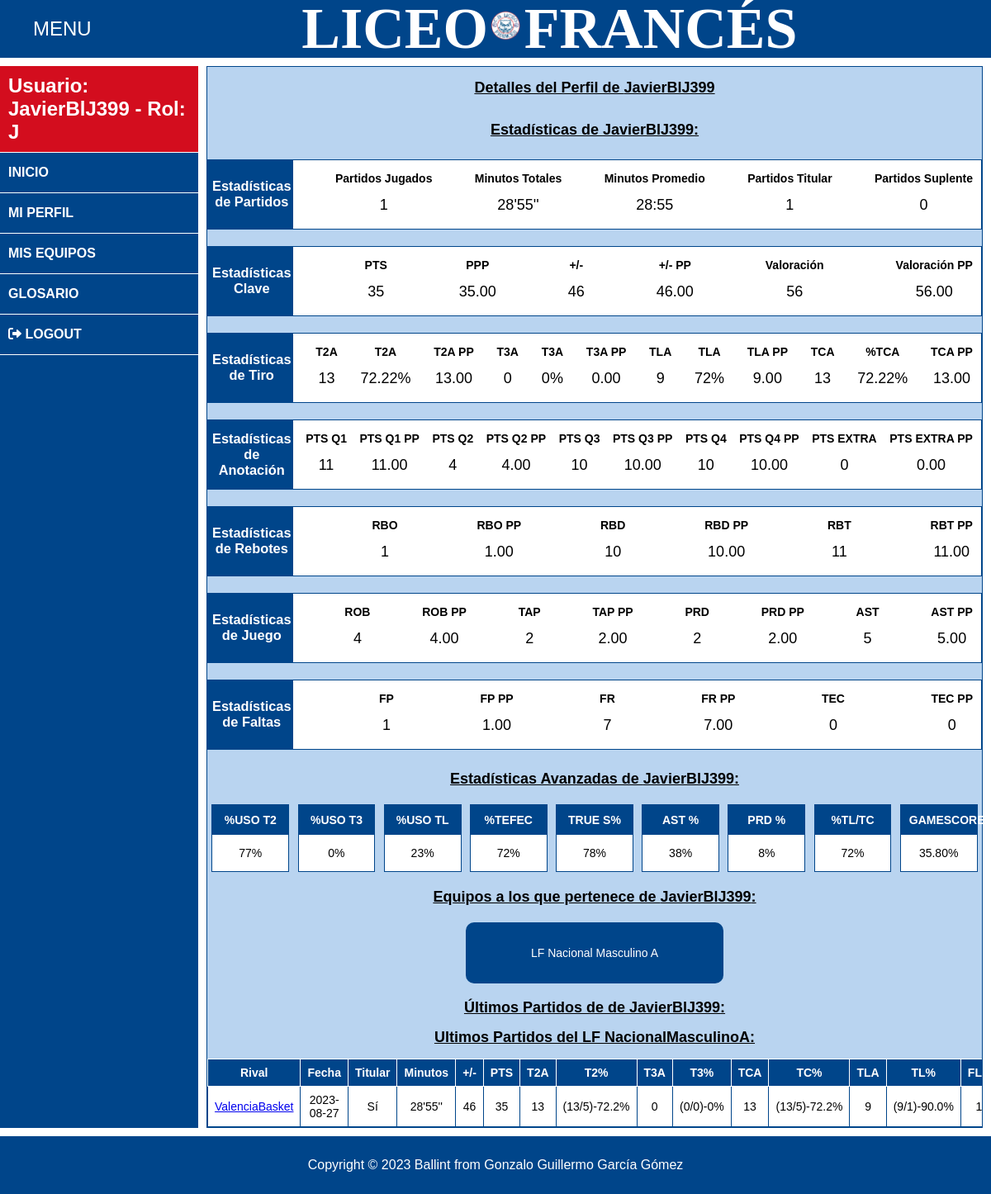
The app's page /pagina_perfiljugador.php?jugador=JavierBlJ399 (signed in) with its own data.
### tables this page shows
CREATE TABLE `equipos` (
  `id` int(10) NOT NULL,
  `id_equipo` varchar(50) NOT NULL,
  `categoria` varchar(50) NOT NULL,
  `seccion` enum('Masculino','Femenino') NOT NULL,
  `letra` varchar(1) DEFAULT NULL,
  `PJ` int(11) NOT NULL,
  `W` int(11) NOT NULL,
  `L` int(11) NOT NULL,
  `PPP` int(11) NOT NULL,
  `PPR` int(11) NOT NULL,
  `MT` float NOT NULL,
  `MSMS` float NOT NULL,
  `T2A` int(11) NOT NULL,
  `T2F` int(11) NOT NULL,
  `T3A` int(11) NOT NULL,
  `T3F` int(11) NOT NULL,
  `TLA` int(11) NOT NULL,
  `TLF` int(11) NOT NULL,
  `FLH` int(11) NOT NULL,
  `TEC` int(11) NOT NULL,
  `FLR` int(11) NOT NULL,
  `RBO` int(11) NOT NULL,
  `RBD` int(11) NOT NULL,
  `ROB` int(11) NOT NULL,
  `TAP` int(11) NOT NULL,
  `PRD` int(11) NOT NULL,
  `AST` int(11) NOT NULL,
  `PTQ1` int(11) NOT NULL,
  `PTQ2` int(11) NOT NULL,
  `PTQ3` int(11) NOT NULL,
  `PTQ4` int(11) NOT NULL,
  `PTQE` int(11) NOT NULL
);

CREATE TABLE `partidos` (
  `id` int(11) NOT NULL,
  `local` varchar(50) NOT NULL,
  `visitante` varchar(50) NOT NULL,
  `fecha` date NOT NULL,
  `hora` time NOT NULL,
  `WL` int(11) DEFAULT NULL
);

CREATE TABLE `tmp_partido_2` (
  `id` int(11) NOT NULL,
  `equipo` varchar(50) NOT NULL,
  `jugador` varchar(50) NOT NULL,
  `nombrejugador` varchar(50) NOT NULL,
  `numero` int(2) DEFAULT NULL,
  `titular` tinyint(1) NOT NULL,
  `en_juego` tinyint(1) NOT NULL,
  `MT` int(11) DEFAULT 0,
  `MSMS` int(11) DEFAULT 0,
  `T2A` int(11) DEFAULT 0,
  `T2F` int(11) DEFAULT 0,
  `T3A` int(11) DEFAULT 0,
  `T3F` int(11) DEFAULT 0,
  `TLA` int(11) DEFAULT 0,
  `TLF` int(11) DEFAULT 0,
  `FLH` int(11) DEFAULT 0,
  `FLR` int(11) DEFAULT 0,
  `TEC` int(11) DEFAULT 0,
  `RBO` int(11) DEFAULT 0,
  `RBD` int(11) DEFAULT 0,
  `ROB` int(11) DEFAULT 0,
  `TAP` int(11) DEFAULT 0,
  `PRD` int(11) DEFAULT 0,
  `AST` int(11) DEFAULT 0,
  `PTQ1` int(11) DEFAULT 0,
  `PTQ2` int(11) DEFAULT 0,
  `PTQ3` int(11) DEFAULT 0,
  `PTQ4` int(11) DEFAULT 0,
  `PTQE` int(11) DEFAULT 0
);

### includes/Jugador.php (the view, shortened to what the rows shown need)
<?php
class Jugador{
    public static function statsfromJugadorEnPartido($usuario){
        $jugador = array();
        $jugador['equipo'] = $usuario['equipo'];
        $jugador['nombrejugador'] = $usuario['nombrejugador'];
        $jugador['numero'] = $usuario['numero'];
        $jugador['MT'] = $usuario['MT'];
        $minutosjugados = floor($usuario['MT'] / 60) ?? 0;
        $segundosRestantes = $usuario['MT'] % 60 ?? 0;
        $tiempoFormato = sprintf("%02d'%02d''", $minutosjugados, $segundosRestantes);
        $jugador['MTT'] = $tiempoFormato;
        $usuario['titular'] == 1 ?  $jugador['TIT'] = 'Sí' :  $jugador['TIT'] = 'No';
        $jugador['MSMS'] = $usuario['MSMS'];
        $jugador['PTS'] = $usuario['T2A'] * 2 + $usuario['T3A'] * 3 + $usuario['TLA'] * 1;
        $jugador['T2A'] = $usuario['T2A'];
        $jugador['T2F'] = $usuario['T2F'];
        if (($usuario['T2A'] + $usuario['T2F']) > 0) {
            $jugador['T2P'] = number_format(($usuario['T2A'] / ($usuario['T2A'] + $usuario['T2F'])) * 100, 1);
        } else {
            $jugador['T2P'] = 0;
        }
        $jugador['T3A'] = $usuario['T3A'];
        $jugador['T3F'] = $usuario['T3F'];
        if (($usuario['T3A'] + $usuario['T3F']) > 0) {
            $jugador['T3P'] = number_format(($usuario['T3A'] / ($usuario['T3A'] + $usuario['T3F'])) * 100, 1);
        } else {
            $jugador['T3P'] = 0;
        }
        $jugador['TLA'] = $usuario['TLA'];
        $jugador['TLF'] = $usuario['TLF'];
        if (($usuario['TLA'] + $usuario['TLF']) > 0) {
            $jugador['TLP'] = number_format(($usuario['TLA'] / ($usuario['TLA'] + $usuario['TLF'])) * 100, 1);
        } else {
            $jugador['TLP'] = 0;
        }
        $jugador['TCA'] = $usuario['T2A'] + $usuario['T3A'];
        $jugador['TCF'] = $usuario['T2F'] + $usuario['T3F'];
        if (($jugador['TCA'] + $jugador['TCF']) > 0) {
            $jugador['TCP'] = number_format(($jugador['TCA'] / ($jugador['TCA'] + $jugador['TCF'])) * 100, 1);
        } else {
            $jugador['TCP'] = 0;
        }
        $jugador['FLH'] = $usuario['FLH'];
        $jugador['FLR'] = $usuario['FLR'];
        $jugador['TEC'] = $usuario['TEC'];
        $jugador['REB'] = $usuario['RBO'] + $usuario['RBD'];
        $jugador['RBO'] = $usuario['RBO'];
        $jugador['RBD'] = $usuario['RBD'];
        $jugador['ROB'] = $usuario['ROB'];
        $jugador['TAP'] = $usuario['TAP'];
        $jugador['PRD'] = $usuario['PRD'];
        $jugador['AST'] = $usuario['AST'];
        $jugador['PTQ1'] = $usuario['PTQ1'];
        $jugador['PTQ2'] = $usuario['PTQ2'];
        $jugador['PTQ3'] = $usuario['PTQ3'];
        $jugador['PTQ4'] = $usuario['PTQ4'];
        $jugador['PTQE'] = $usuario['PTQE'];
        $total_shots = $jugador['T2A'] + $jugador['T3A'] + ($jugador['TLA'] * 0.44);
        if ($total_shots > 0) {
            $jugador['T2PU'] = number_format(($jugador['T2A'] / $total_shots), 1) * 100;
            $jugador['T3PU'] = number_format(($jugador['T3A'] / $total_shots), 1) * 100;
            $jugador['T1PU'] = number_format((($jugador['TLA'] * 0.44) / $total_shots), 1) * 100;
        } else {
            $jugador['T2PU'] = 0;
            $jugador['T3PU'] = 0;
            $jugador['T1PU'] = 0;
        }
        $total_attempts = $jugador['TCA'] + $jugador['TCF'];
        if ($total_attempts > 0) {
            $jugador['eFGP'] = number_format((($jugador['T2A'] + $jugador['T3A'] + 0.5 * $jugador['T3A']) / $total_attempts) * 100, 1);
        } else {
            $jugador['eFGP'] = 0;
        }
        $total_field_attempts = $jugador['TCA'] + $jugador['TCF'];
        $total_free_attempts = $jugador['TLA'] + $jugador['TLF'];
        if (($total_field_attempts + 0.44 * $total_free_attempts) > 0) {
            $jugador['TSP'] = number_format(($jugador['PTS']) / (2 * ($total_field_attempts + 0.44 * $total_free_attempts))  * 100, 1);
        } else {
            $jugador['TSP'] = 0;
        }
        $total_field_made = $jugador['T2A'] + $jugador['T3A'];
        if ($total_field_made > 0) {
            $jugador['ASP'] = number_format(($jugador['AST']) / $total_field_made  * 100, 1);
        } else {
            $jugador['ASP'] = 0;
        }
        $jugador['GS'] = number_format($jugador['PTS']+0.4*$jugador['TCA']-0.7*($jugador['TCA']+
        $jugador['TCF'])-0.4*$jugador['TCF']+0.7*$jugador['RBO']+0.3*$jugador['RBD']+$jugador['ROB']+
        0.7*$jugador['AST']+0.7* $jugador['TAP']-0.4*$jugador['FLH']-$jugador['PRD'],1);
        $jugador['VAL'] = $jugador['PTS']+$jugador['REB']+$jugador['AST']+$jugador['ROB']+$jugador['FLR']+$jugador['TAP']-$jugador['TCF']-$jugador['PRD']-$jugador['FLH'];
        return $jugador;
    }
    public static function mostrarStatsPartidoJugador($partido,$estadisticas,$partidoId){
        $html = "";
        $html .= "
                <tr>
                    <td>
                        <a href='pagina_partido.php?partido={$partido['visitante']}&fecha={$partido['fecha']}&id={$partidoId}'>
                        {$partido['visitante']}
                        </a>
                    </td>
                    <td>{$partido['fecha']}</td>
                    <td>{$estadisticas['TIT']}</td>
                    <td>{$estadisticas['MTT']}</td>
                    <td>{$estadisticas['MSMS']}</td>
                    <td>{$estadisticas['PTS']}</td>
                    <td>{$estadisticas['T2A']}</td>
                    <td>({$estadisticas['T2A']}/{$estadisticas['T2F']})-{$estadisticas['T2P']}%</td>
                    <td>{$estadisticas['T3A']}</td>
                    <td>({$estadisticas['T3A']}/{$estadisticas['T3F']})-{$estadisticas['T3P']}%</td>
                    <td>{$estadisticas['TCA']}</td>
                    <td>({$estadisticas['TCA']}/{$estadisticas['TCF']})-{$estadisticas['TCP']}%</td>
                    <td>{$estadisticas['TLA']}</td>
                    <td>({$estadisticas['TLA']}/{$estadisticas['TLF']})-{$estadisticas['TLP']}%</td>
                    <td>{$estadisticas['FLH']}</td>
                    <td>{$estadisticas['FLR']}</td>
                    <td>{$estadisticas['TEC']}</td>
                    <td>{$estadisticas['RBO']}</td>
                    <td>{$estadisticas['RBD']}</td>
                    <td>{$estadisticas['REB']}</td>
                    <td>{$estadisticas['ROB']}</td>
                    <td>{$estadisticas['TAP']}</td>
                    <td>{$estadisticas['PRD']}</td>
                    <td>{$estadisticas['AST']}</td>
                    <td>{$estadisticas['PTQ1']}</td>
                    <td>{$estadisticas['PTQ2']}</td>
                    <td>{$estadisticas['PTQ3']}</td>
                    <td>{$estadisticas['PTQ4']}</td>
                    <td>{$estadisticas['PTQE']}</td>
                    <td>{$estadisticas['T2PU']}%</td>
                    <td>{$estadisticas['T3PU']}%</td>
                    <td>{$estadisticas['T1PU']}%</td>
                    <td>{$estadisticas['eFGP']}%</td>
                    <td>{$estadisticas['TSP']}%</td>
                    <td>{$estadisticas['ASP']}%</td>
                    <td>{$estadisticas['GS']}</td>
                    <td>{$estadisticas['VAL']}</td>
                </tr>";
        return $html;
    }
    public static function mostrarUltimosPartidosJugador($jugador){
        $html = "";
        $idUser = Usuario::getidNombreUser($jugador);
        $equiposdelUsuario = Equipo::getEquiposfromUserId($idUser);
        foreach($equiposdelUsuario as $equipo){
            $html .= " <h1> Ultimos Partidos del LF $equipo:</h1> ";
            $partidos = Partido::getpartidosfromEquipo($equipo);
            usort($partidos, function($a, $b) {
                return strtotime($b['fecha']) - strtotime($a['fecha']);
            });
            if($partidos){
                $html .= "
                <table>
                    <tr>
                        <th>Rival</th>
                        <th>Fecha</th>
                        <th>Titular</th>
                        <th>Minutos</th>
                        <th>+/-</th>
                        <th>PTS</th>
                        <th>T2A</th>
                        <th>T2%</th>
                        <th>T3A</th>
                        <th>T3%</th>
                        <th>TCA</th>
                        <th>TC%</th>
                        <th>TLA</th>
                        <th>TL%</th>
                        <th>FLH</th>
                        <th>FLR</th>
                        <th>TEC</th>
                        <th>RBO</th>
                        <th>RBD</th>
                        <th>RBT</th>
                        <th>ROB</th>
                        <th>TAP</th>
                        <th>PRD</th>
                        <th>AST</th>
                        <th>PTQ1</th>
                        <th>PTQ2</th>
                        <th>PTQ3</th>
                        <th>PTQ4</th>
                        <th>PTQE</th>
                        <th>T2%Us</th>
                        <th>T3%Us</th>
                        <th>TL%Us</th>
                        <th>eFG%</th>
                        <th>TS%</th>
                        <th>AS%</th>
                        <th>GS</th>
                        <th>VAL</th>
                    </tr>";
                foreach($partidos as $partido){
                    $estadisticas = Partido::getstatsUsuario($partido['id'],$jugador);
                    if($estadisticas){
                        $estadisticasPartido = self::statsfromJugadorEnPartido($estadisticas);
                        $html .= self::mostrarStatsPartidoJugador($partido,$estadisticasPartido,$partido['id']);
                    }
                }
            }
            $html .="</table>";
        }
        return $html;
    }
}
?>

### includes/Equipo.php (shortened to what the rows shown need)
<?php
class Equipo{
    public static function getDatosEquipo($equipo){
        $result = false;
        $conn = Aplicacion::getInstance()->getConexionBd();
        $query = sprintf("SELECT * FROM equipos WHERE id_equipo='%s'", $conn->real_escape_string($equipo));
        $rs = $conn->query($query);
        if ($rs) {
            $fila = $rs->fetch_assoc();
            if ($fila) {
                $result = $fila;
            }
        } else {
            error_log("Error BD ({$conn->errno}): {$conn->error}");
        }
        return $result;
    }
    public static function getEquiposfromUserId($idUser){
      $conn = Aplicacion::getInstance()->getConexionBd();
      $query = sprintf("SELECT id_equipo
      FROM usuarios_equipos
      JOIN equipos ON usuarios_equipos.equipo_id = equipos.id
      WHERE usuarios_equipos.usuario_id = '%s'", $conn->real_escape_string($idUser));
      $rs = $conn->query($query);
      $result = false;
      $equipos = array();
      if ($rs) {
        while ($row = $rs->fetch_assoc()) {
            $equipos[] = $row['id_equipo'];
        }
        $result = $equipos;
      } else {
          error_log("Error BD ({$conn->errno}): {$conn->error}");
      }
      return $result;
    }
    public static function mostrarListadoEquipos($equipos){
        $html = '';
        $html .= <<<EOS
        <div class="cajasEquipos">
        EOS;
            foreach ($equipos as $equipo) {
                $html .= self::mostrarCajaEquipo($equipo);
            }
            $html .= <<<EOS
        </div>
        EOS;
        return $html;
    }
    public static function mostrarCajaEquipo($equipo){
        $datosEquipo = self::getDatosEquipo($equipo);
        $html = '';
        $html .= <<<EOS
            <div class="equipo">
                <a href="pagina_equipo.php?equipo={$equipo}">
                    <p>LF {$datosEquipo['categoria']} {$datosEquipo['seccion']} {$datosEquipo['letra']}</p>
                </a>
            </div>
        EOS;
        return $html;
    }
}
?>

### records on screen
equipos: categoria "Nacional", seccion "Masculino", letra "A"
partidos: visitante "ValenciaBasket", fecha "2023-08-27", tmp_partido_2.MSMS "46", tmp_partido_2.T2A "13", tmp_partido_2.T2F "5", tmp_partido_2.T3A "0", tmp_partido_2.T3F "0", tmp_partido_2.TLA "9", tmp_partido_2.TLF "1", tmp_partido_2.FLH "1"

### other values on screen
$_SESSION['nombre'] "JavierBlJ399"
$_SESSION['roles'] "J"
$jugador "JavierBlJ399"
$jugador['PJ'] "1"
$jugador['MTT'] "28'55''"
$jugador['MTP'] "28:55"
$jugador['TIT'] "1"
$jugador['SUP'] "0"
$jugador['PTS'] "35"
$jugador['PTSP'] "35.00"
$jugador['MSMS'] "46"
$jugador['MSMSP'] "46.00"
$jugador['VAL'] "56"
$jugador['VALP'] "56.00"
$jugador['T2A'] "13"
